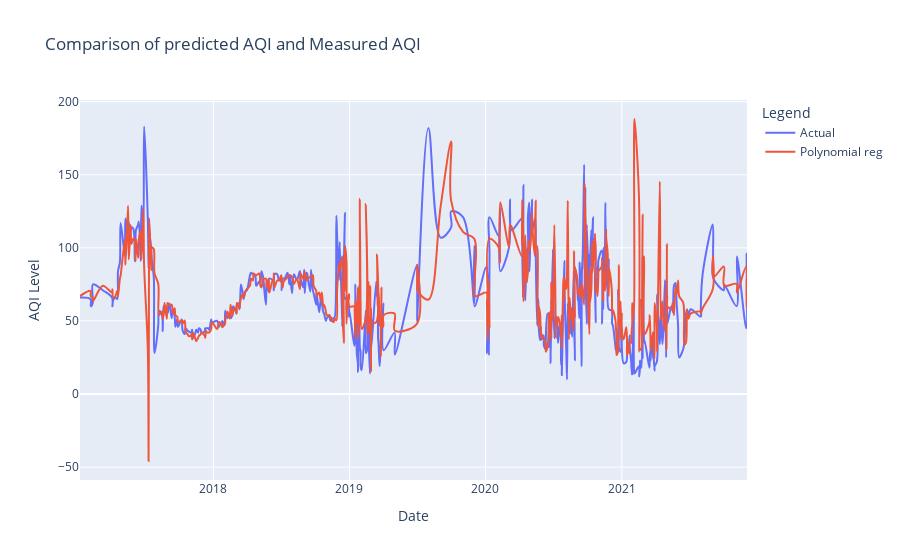

This figure's notebook cell:
### Code cell
fig = go.Figure()
fig.update_layout(
    title="Comparison of predicted AQI and Measured AQI",
    xaxis_title="Date",
    yaxis_title="AQI Level",
    legend_title="Legend",
)

fig.add_trace(go.Scatter(x=series_results.index, y=scaler.inverse_transform(testY1).flatten(), name="Actual", line_shape='spline'))
fig.add_trace(go.Scatter(x=series_results.index, y=scaler.inverse_transform(pred).flatten()   , name="Polynomial reg", line_shape='spline'))
fig.show()

### Figure 1 — Plotly figure (JSON) as saved in the notebook; plotly's stock layout.template omitted (floating-point values rounded to 4 significant figures; data arrays with more than 128 entries replaced by an {"elided": "..."} marker saying what was removed)
{"data": [{"line": {"shape": "spline"}, "name": "Actual", "type": "scatter", "x": {"elided": "450 str values"}, "y": {"elided": "450 float values"}}, {"line": {"shape": "spline"}, "name": "Polynomial reg", "type": "scatter", "x": {"elided": "450 str values"}, "y": {"elided": "450 float values"}}], "layout": {"legend": {"title": {"text": "Legend"}}, "title": {"text": "Comparison of predicted AQI and Measured AQI"}, "xaxis": {"title": {"text": "Date"}}, "yaxis": {"title": {"text": "AQI Level"}}}}
